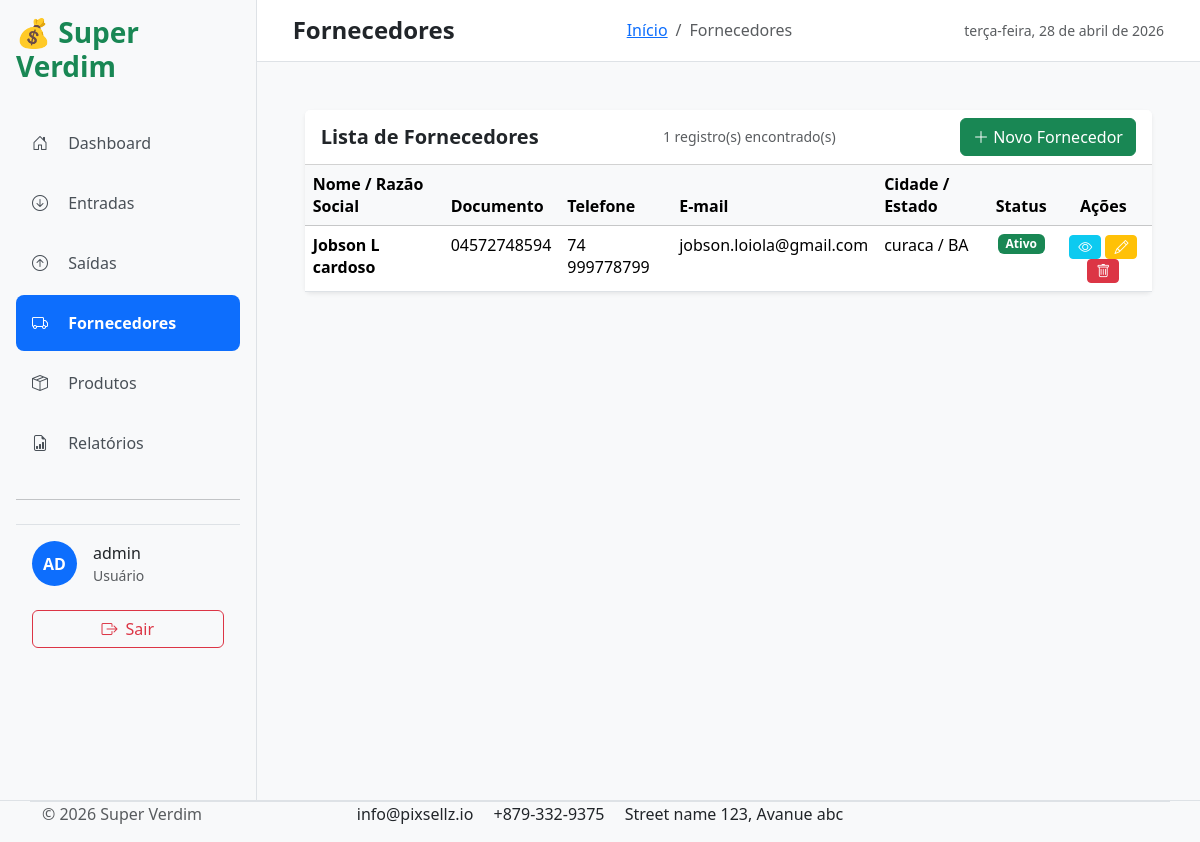
Page /fornecedores/ (signed in) on the committed database.
### fornecedores/models.py (models this page shows, shortened)
class Fornecedor(models.Model):
    nome = models.CharField(max_length=100)
    cnpj = models.CharField(max_length=18, unique=True, blank=True, null=True)
    cpf = models.CharField(max_length=14, unique=True, blank=True, null=True)
    telefone = models.CharField(max_length=20, blank=True)
    email = models.EmailField(blank=True)
    endereco = models.CharField(max_length=100,blank=True)
    cidade = models.CharField(max_length=100, blank=True)
    estado = models.CharField(max_length=2, blank=True)
    observacoes = models.TextField(blank=True)
    ativo = models.BooleanField(default=True)
    criado_em = models.DateTimeField(auto_now_add=True)
    atualizado_em = models.DateTimeField(auto_now=True)
    class Meta:
        verbose_name = "Fornecedor"
        verbose_name_plural = "Fornecedores"
        ordering = ['nome']
    def get_documento(self):
        return self.cnpj or self.cpf or "Não informado"

### fornecedores/views.py (the view)
# urls.py: path('',views.lista_fornecedores,name='lista_fornecedores'),
@login_required
def lista_fornecedores(request):
    fornecedores = Fornecedor.objects.filter(ativo=True).order_by('nome')
    return render(request, 'fornecedores/lista_fornecedores.html', {
        'fornecedores': fornecedores,
    })

### main/context_processors.py (called while the page is built, shortened)
def user_role(request):
    if request.user.is_authenticated:
        groups = list(request.user.groups.values_list('name', flat=True))
        return {
            'is_admin': 'Administrador' in groups,
            'is_gerente': 'Gerente' in groups,
            'is_usuario': 'Usuário' in groups,
            'user_groups': groups,
            'user': request.user,
            'user_full_name': request.user.get_full_name() or request.user.username,
        }

### templates/fornecedores/lista_fornecedores.html (shortened to what this page needs)
{% extends 'base.html' %}
{% load static %}
{% block page_title %}Fornecedores{% endblock %}
{% block breadcrumb_current %}Fornecedores{% endblock %}
{% block content %}
<div class="p-3 p-md-5">
    <div class="card shadow-sm">
      <div class="card-header bg-white d-flex justify-content-between align-items-center">
          <h5 class="mb-0 fw-semibold">Lista de Fornecedores</h5>
          <small class="text-muted">
              {{ fornecedores|length }} registro(s) encontrado(s)
          </small>
          <button class="btn btn-success" data-bs-toggle="modal" data-bs-target="#modalCadastrarFornecedor">
            <i class="bi bi-plus-lg"></i> Novo Fornecedor
          </button>
          </div>
      <div class="table-responsive">
        <table class="table table-hover mb-0">
          <thead class="table-light">
            <tr>
              <th>Nome / Razão Social</th>
              <th>Documento</th>
              <th>Telefone</th>
              <th>E-mail</th>
              <th>Cidade / Estado</th>
              <th class="text-center">Status</th>
              <th class="text-center">Ações</th>
            </tr>
          </thead>
          <tbody>
            {% for fornecedor in fornecedores %}
            <tr>
              <td><strong>{{ fornecedor.nome }}</strong></td>
              <td>
                {% if fornecedor.cnpj %}
                  {{ fornecedor.cnpj }}
                {% elif fornecedor.cpf %}
                  {{ fornecedor.cpf }}
                {% else %}
                  <span class="text-muted">Não informado</span>
                {% endif %}
              </td>
              <td>{{ fornecedor.telefone|default:"-" }}</td>
              <td>{{ fornecedor.email|default:"-" }}</td>
              <td>
                {{ fornecedor.cidade|default:"-" }}{% if fornecedor.estado %} / {{ fornecedor.estado }}{% endif %}
              </td>
              <td class="text-center">
                {% if fornecedor.ativo %}
                  <span class="badge bg-success">Ativo</span>
                {% else %}
                  <span class="badge bg-secondary">Inativo</span>
                {% endif %}
              </td>
              <td class="text-center">
                <a href="{% url 'fornecedor_detail' fornecedor.pk %}" class="btn btn-sm btn-info text-white">
                  <i class="bi bi-eye"></i>
                </a>
                <a href="{% url 'editar_fornecedor' fornecedor.pk %}" class="btn btn-sm btn-warning text-white">
                  <i class="bi bi-pencil"></i>
                </a>
                <button class="btn btn-sm btn-danger"
                        data-bs-toggle="modal"
                        data-bs-target="#modalExcluirFornecedor{{ fornecedor.pk }}">
                      <i class="bi bi-trash"></i>
                </button>
              </td>
            </tr>
            {% empty %}
            <tr>
              <td colspan="7" class="text-center py-5 text-muted">
                Nenhum fornecedor cadastrado ainda.
              </td>
            </tr>
            {% endfor %}
          </tbody>
        </table>
      </div>
    </div>
</div>
{% endblock %}

### templates/includes/navbar.html (shortened to what this page needs)
{% load static %}
    <div class="d-flex justify-content-between align-items-center mb-4">
      <h3 class="text-success fw-bold">💰 Super Verdim</h3>
    </div>
      <ul class="nav flex-column">
        <li class="nav-item">
          <a href="{% url 'home' %}"
            class="nav-link py-3 px-3 mb-1 rounded-3 {% if request.path == '/' or request.path == '/dashboard/' %}active{% endif %}">
            <i class="bi bi-house-door me-3"></i> Dashboard
          </a>
        </li>
    <li class="nav-item">
      <a href="{% url 'entradas_list' %}"
         class="nav-link py-3 px-3 mb-1 rounded-3 {% if 'entradas' in request.path %}active{% endif %}">
        <i class="bi bi-arrow-down-circle me-3"></i> Entradas
      </a>
    </li>
    <li class="nav-item">
      <a href="{% url 'saidas_list' %}"
         class="nav-link py-3 px-3 mb-1 rounded-3 {% if 'saidas' in request.path %}active{% endif %}">
        <i class="bi bi-arrow-up-circle me-3"></i> Saídas
      </a>
    </li>
      <a href="{% url 'lista_fornecedores' %}"
         class="nav-link py-3 px-3 mb-1 rounded-3 {% if 'fornecedores' in request.path %}active{% endif %}">
        <i class="bi bi-truck me-3"></i> Fornecedores
      </a>
    <li>
      <a href="{% url 'lista_produtos' %}"
        class="nav-link py-3 px-3 mb-1 rounded-3 {% if 'produtos' in request.path %}active{% endif %}">
        <i class="bi bi-box-seam me-3"></i> Produtos
      </a>
    </li>
    <li class="nav-item">
      <a class="nav-link py-3 px-3 mb-1 rounded-3 {% if 'relatorio' in request.path %}active{% endif %}" href="#" data-bs-toggle="offcanvas" data-bs-target="#offcanvasRelatorios">
        <i class="bi bi-file-earmark-bar-graph me-3"></i> Relatórios
      </a>
    </li>
      <hr class="my-4">
      {% if user.is_authenticated %}
      <div class="mt-auto px-3 py-3 border-top">
        <div class="d-flex align-items-center gap-3">
          <div class="bg-primary text-white rounded-circle d-flex align-items-center justify-content-center" style="width: 45px; height: 45px;">
            <strong>{{ user.username|slice:":2"|upper }}</strong>
          </div>
          <div>
            <p class="mb-0 fw-medium">{{ user.get_full_name|default:user.username }}</p>
            <small class="text-muted">{{ user.email|default:"Usuário" }}</small>
          </div>
        </div>
        <br>
        <a href="{% url 'logout' %}" class="btn btn-outline-danger w-100 d-flex align-items-center justify-content-center gap-2">
          <i class="bi bi-box-arrow-right"></i> Sair
          </a>
        {% else %}
        <a href="{% url 'login' %}" class="btn btn-primary w-100">Fazer Login</a>
        {% endif %}
      </div>

### static/css/style.css (style rules this page uses)
body { font-family: 'Segoe UI', system-ui, sans-serif; }
.nav-link { color: #495057; transition: all 0.2s; }
.nav-link.active { background-color: #0d6efd !important; color: white !important; font-weight: 600; }
.card { border: none; box-shadow: 0 4px 15px rgba(0, 0, 0, 0.08); }

### rows in the picture
Fornecedor: nome "Jobson L cardoso", cpf "04572748594", telefone "74 999778799", email "jobson.loiola@gmail.com", cidade "curaca", estado "BA", ativo "Ativo"

### other values in the picture
{{ user.username|slice:":2"|upper }} "AD"
{{ user.get_full_name|default:user.username }} "admin"
{{ user.email|default:"Usuário" }} "Usuário"
{{ fornecedores|length }} "1"
